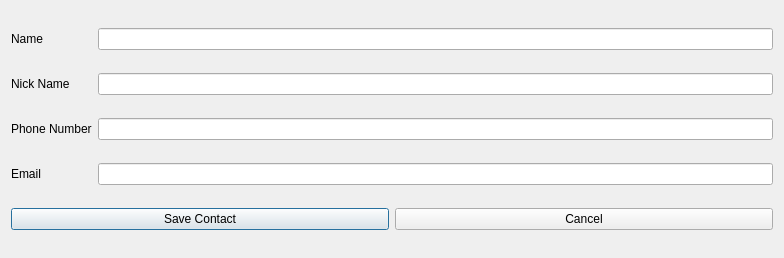
<?xml version="1.0" encoding="UTF-8"?>
<ui version="4.0">
 <class>AddContactDialog</class>
 <widget class="QDialog" name="AddContactDialog">
  <property name="geometry">
   <rect>
    <x>0</x>
    <y>0</y>
    <width>784</width>
    <height>258</height>
   </rect>
  </property>
  <property name="windowTitle">
   <string>Add Contact</string>
  </property>
  <layout class="QGridLayout" name="gridLayout">
   <item row="0" column="0">
    <widget class="QLabel" name="label">
     <property name="text">
      <string>Name</string>
     </property>
    </widget>
   </item>
   <item row="0" column="1">
    <widget class="QLineEdit" name="lineEdit"/>
   </item>
   <item row="1" column="0">
    <widget class="QLabel" name="label_2">
     <property name="text">
      <string>Nick Name</string>
     </property>
    </widget>
   </item>
   <item row="1" column="1">
    <widget class="QLineEdit" name="lineEdit_2"/>
   </item>
   <item row="2" column="0">
    <widget class="QLabel" name="label_3">
     <property name="text">
      <string>Phone Number</string>
     </property>
    </widget>
   </item>
   <item row="2" column="1">
    <widget class="QLineEdit" name="lineEdit_3"/>
   </item>
   <item row="3" column="0">
    <widget class="QLabel" name="label_4">
     <property name="text">
      <string>Email</string>
     </property>
    </widget>
   </item>
   <item row="3" column="1">
    <widget class="QLineEdit" name="lineEdit_4"/>
   </item>
   <item row="4" column="0" colspan="2">
    <layout class="QHBoxLayout" name="horizontalLayout">
     <item>
      <widget class="QPushButton" name="btn_save_contact">
       <property name="text">
        <string>Save Contact</string>
       </property>
      </widget>
     </item>
     <item>
      <widget class="QPushButton" name="btn_cancel">
       <property name="text">
        <string>Cancel</string>
       </property>
      </widget>
     </item>
    </layout>
   </item>
  </layout>
 </widget>
 <resources/>
 <connections/>
</ui>
